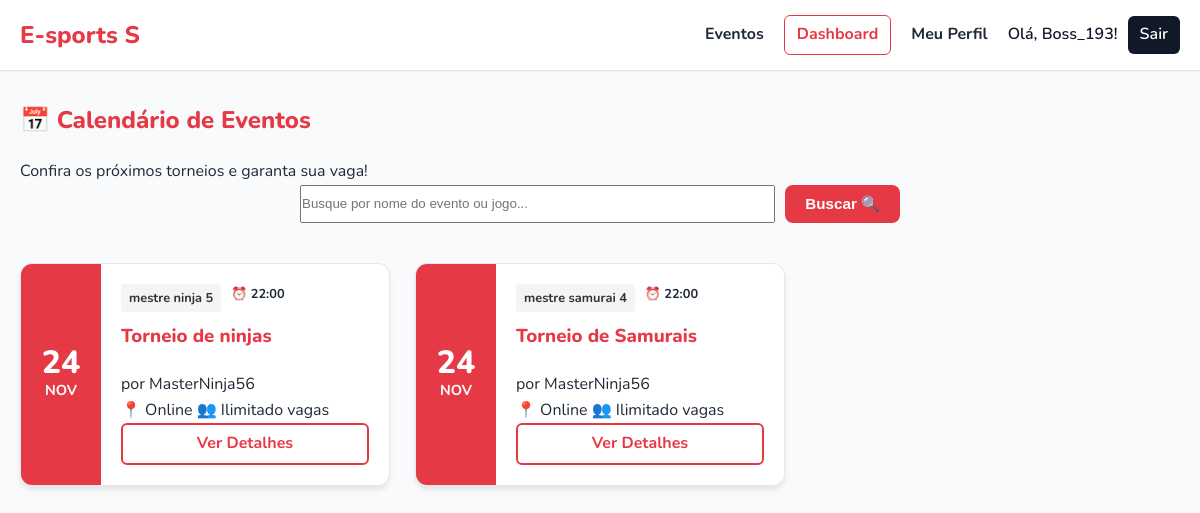
Page /eventos (signed in) on the committed database.
### app_build/models.py (models this page shows)
class Evento(db.Model):
    id = db.Column(db.Integer, primary_key=True)
    nome = db.Column(db.String(100), nullable=False)
    jogo = db.Column(db.String(100))
    data = db.Column(db.Date, nullable=True)
    horario = db.Column(db.Time, nullable=True)
    descricao = db.Column(db.Text, nullable=True)
    link_externo = db.Column(db.String(200), nullable=True)
    limite_jogadores = db.Column(db.Integer)
    faixa_etaria = db.Column(db.String(50))
    local = db.Column(db.String(100))
    status = db.Column(db.String(50), nullable=False, default='Ativo')
    fase_atual = db.Column(db.String(50), default='Classificatoria')
    vagas_mata_mata = db.Column(db.Integer, default=4)
    organizador_id = db.Column(db.Integer, db.ForeignKey('organizador.id'), nullable=False)
    organizador = db.relationship('Organizador', backref=db.backref('eventos', lazy=True))

class Organizador(db.Model):
    id = db.Column(db.Integer, primary_key=True)
    nome = db.Column(db.String(100), unique=True, nullable=False)
    email = db.Column(db.String(100), unique=True, nullable=False)
    senha = db.Column(db.String(200), nullable=False)
    telefone = db.Column(db.String(20))
    idade = db.Column(db.Integer)

### app_build/app.py (the view)
@app.route('/eventos')
@login_required
def lista_eventos():
    termo = request.args.get('q', '') # Pega o que foi digitado (ou vazio)
    query = Evento.query.filter_by(status='Ativo')
    if termo:
        query = query.filter(
            (Evento.nome.ilike(f'%{termo}%')) |
            (Evento.jogo.ilike(f'%{termo}%'))
        )
    eventos = query.order_by(Evento.data.asc()).all()
    return render_template('evento.html', eventos=eventos, user_session=session, termo_busca=termo)

### app_build/app.py (called while the page is built)
def login_required(f):
    @wraps(f)
    def decorated_function(*args, **kwargs):
        if 'user_id' not in session:
            flash("Você precisa estar logado.", "error")
            return redirect(url_for('login'))
        return f(*args, **kwargs)
    return decorated_function

### app_build/templates/evento.html (shortened to what this page needs)
{% extends 'base.html' %}
{% block content %}
    <div class="calendar-header">
        <h2>📅 Calendário de Eventos</h2>
        <p>Confira os próximos torneios e garanta sua vaga!</p>
    </div>
    <div class="search-bar-container" style="max-width: 600px; margin: 0 auto 40px auto;">
        <form action="{{ url_for('lista_eventos') }}" method="GET" style="display: flex; gap: 10px;">
            <input type="text" name="q" placeholder="Busque por nome do evento ou jogo..." value="{{ termo_busca }}" style="flex: 1;">
            <button type="submit" class="btn btn-primary">Buscar 🔍</button>
        </form>
    </div>
    <div class="calendar-grid">
        {% for e in eventos %}
            <div class="calendar-card">
                <div class="calendar-date">
                    <span class="day">{{ e.data.strftime('%d') }}</span>
                    <span class="month">{{ e.data.strftime('%b').upper() }}</span>
                </div>
                <div class="calendar-content">
                    <div class="calendar-badges">
                        <span class="badge-game">{{ e.jogo }}</span>
                        <span class="badge-time">⏰ {{ e.horario.strftime('%H:%M') }}</span>
                    </div>
                    <h3>{{ e.nome }}</h3>
                    <p class="organizer">por {{ e.organizador.nome }}</p>
                    <div class="calendar-info">
                        <span>📍 {{ e.local }}</span>
                        <span>👥 {{ e.limite_jogadores or 'Ilimitado' }} vagas</span>
                    </div>
                    <a href="{{ url_for('evento_detalhe', id=e.id) }}" class="btn-calendar-action">Ver Detalhes</a>
                </div>
            </div>
        {% endfor %}
    </div>
{% endblock %}

### app_build/static/css/style.css (style rules this page uses)
:root { --cor-principal: #E63946; --cor-principal-dark: #c9303c; --cor-fundo: #F9FAFB; --cor-card: #FFFFFF; --cor-texto: #1F2937; --cor-borda: #E5E7EB; --cor-destaque: #111827; --sombra: 0 4px 6px -1px rgba(0, 0, 0, 0.1); --sombra-hover: 0 10px 15px -3px rgba(0, 0, 0, 0.1); }
* { margin: 0; padding: 0; box-sizing: border-box; }
body { font-family: 'Nunito', sans-serif; background-color: var(--cor-fundo); color: var(--cor-texto); line-height: 1.6; }
h1, h2, h3 { font-weight: 800; color: var(--cor-principal); margin-bottom: 20px; }
.btn { display: inline-block; padding: 10px 20px; border: none; border-radius: 8px; font-weight: 700; font-size: 0.95rem; text-decoration: none; cursor: pointer; transition: all 0.2s ease; text-align: center; }
.btn-primary { background-color: var(--cor-principal); color: #fff; }
.list-wrapper, .calendar-grid { display: grid; grid-template-columns: repeat(auto-fill, minmax(320px, 1fr)); gap: 25px; }
.card, .calendar-card { background: var(--cor-card); border: 1px solid var(--cor-borda); border-radius: 12px; padding: 25px; box-shadow: var(--sombra); transition: transform 0.2s; overflow: hidden; }
.calendar-card { display: flex; padding: 0; }
.calendar-date { background: var(--cor-principal); color: #fff; width: 80px; display: flex; flex-direction: column; align-items: center; justify-content: center; flex-shrink: 0; }
.calendar-date .day { font-size: 2rem; font-weight: 800; line-height: 1; }
.calendar-date .month { font-size: 0.9rem; font-weight: 700; text-transform: uppercase; }
.calendar-content { padding: 20px; flex: 1; display: flex; flex-direction: column; }
.calendar-badges { margin-bottom: 10px; display: flex; gap: 10px; font-size: 0.8rem; font-weight: 700; }
.badge-game { background: #f3f4f6; padding: 4px 8px; border-radius: 4px; color: #333; }
.btn-calendar-action { margin-top: auto; text-align: center; background: transparent; border: 2px solid var(--cor-principal); color: var(--cor-principal); padding: 6px; border-radius: 6px; font-weight: 700; text-decoration: none; display: block; transition: all 0.2s; }

### rows in the picture
Evento: data "24", data "NOV", jogo "mestre ninja 5", horario "22:00", nome "Torneio de ninjas", organizador.nome "MasterNinja56", local "Online", limite_jogadores "Ilimitado"
Evento: data "24", data "NOV", jogo "mestre samurai 4", horario "22:00", nome "Torneio de Samurais", organizador.nome "MasterNinja56", local "Online", limite_jogadores "Ilimitado"

### other values in the picture
{{ session.user_name }} "Boss_193"
